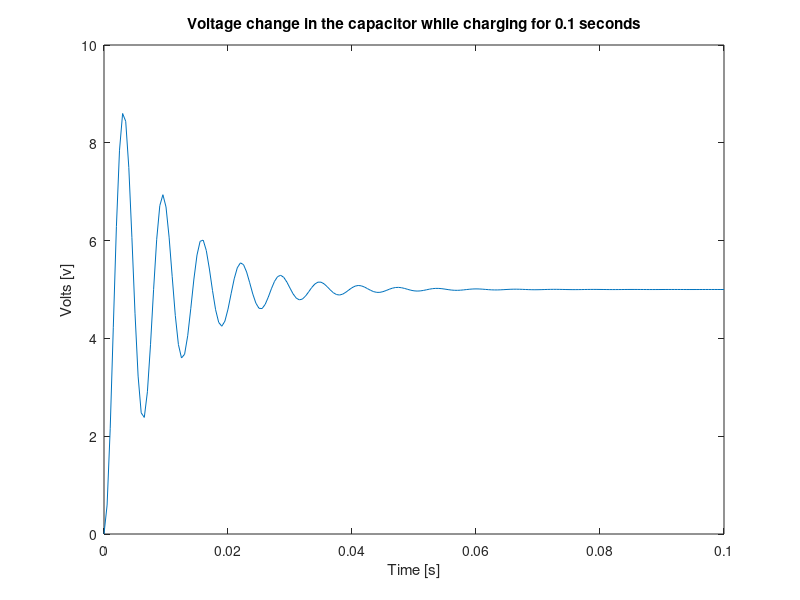
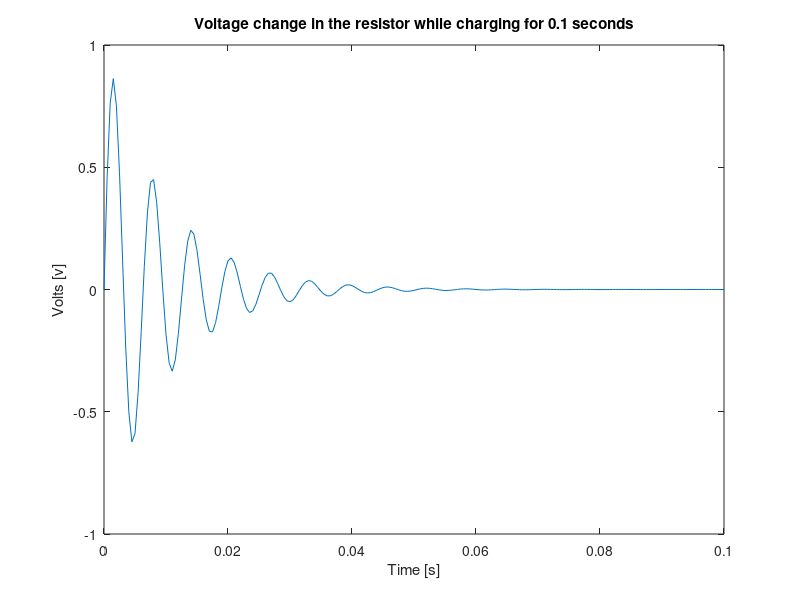
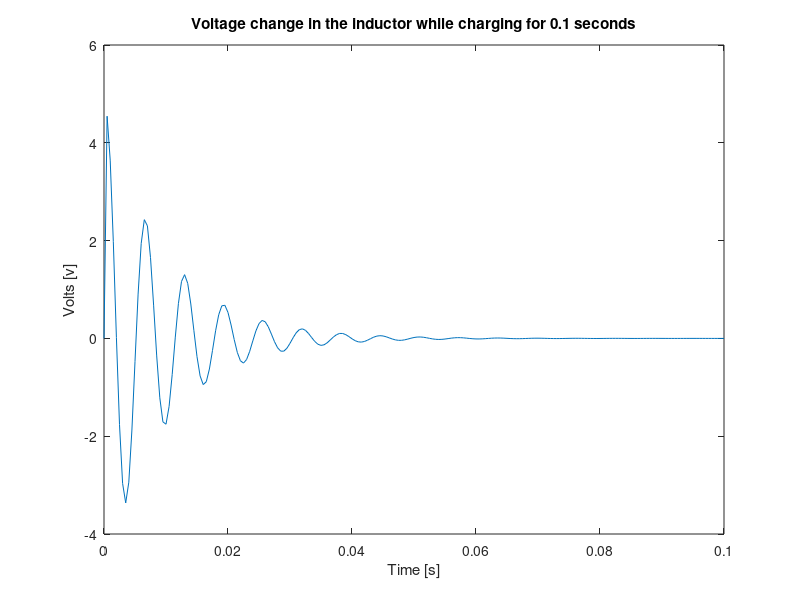
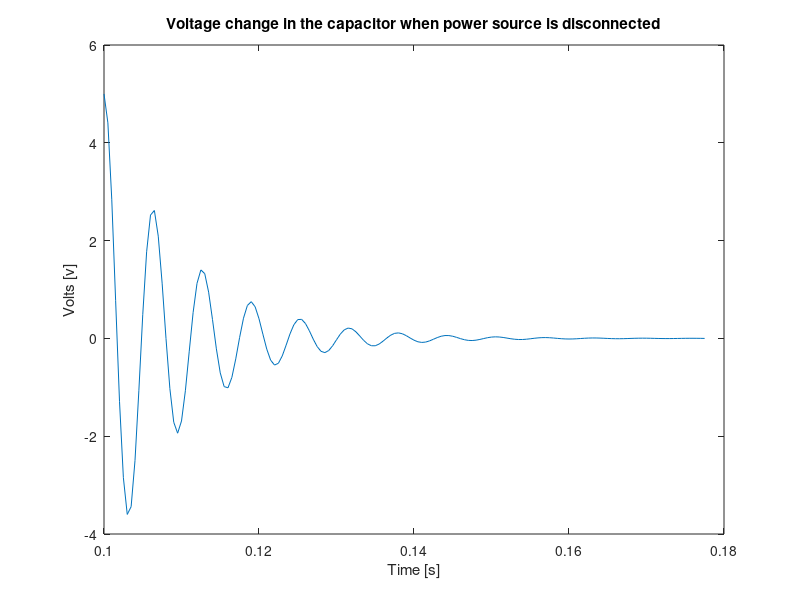

Write the MATLAB code that produced these figures, in order.
close all; clear *; clc;

%%%Problem1: 

%%%CONSTANTS, Provided by professor:
RESISTANCE = 200;
VOLTAGE = 5;
INDUCTANCE = 1; %%% 1H
CAPACITANCE = .000001; %%% C =1?F
INTERVAL = .1;

%%% Form a system of equations
%%% Use first derivative of V "z"
f_xyz = @(x, y, z) z;
g_xyz = @(x, y, z) (VOLTAGE - RESISTANCE * CAPACITANCE * z - y) / CAPACITANCE * INDUCTANCE;
dz = @(Vc, z) VOLTAGE * 10^6 - 10^6 * Vc - 200 * z;

v(1) = 0;
dv(1) = 0;
ddv_c(1) = 0;

h = 0.0005;
t = 0:h:.1;
counter = 1;

for ti = t
    k0 = h * f_xyz(t(counter), v(counter), dv(counter));
    l0 = h * g_xyz(t(counter), v(counter), dv(counter));
    k1 = h * f_xyz(t(counter) + h/2, v(counter) + k0/2, dv(counter) + l0/2);
    l1 = h * g_xyz(t(counter) + h/2, v(counter) + k0/2, dv(counter) + l0/2);
    k2 = h * f_xyz(t(counter) + h/2, v(counter) + k1/2, dv(counter) + l1/2);
    l2 = h * g_xyz(t(counter) + h/2, v(counter) + k1/2, dv(counter) + l1/2);
    k3 = h * f_xyz(t(counter) + h, v(counter) + k2, dv(counter) + l2);
    l3 = h * g_xyz(t(counter) + h, v(counter) + k2, dv(counter) + l2);
    v(counter+1) = v(counter) + (k0 + 2*k1 + 2*k2 + k3)/6;
    dv(counter+1) = dv(counter) + (l0 + 2*l1 + 2* l2 + l3)/6;
    ddv_c(counter+1) = dz(v(counter), dv(counter+1)); 
    
    counter = counter + 1;
end 
v(end) = [];
dv(end) = [];
ddv_c(end) = [];

%%%Plots for problem 3:

%%%Plot for capacitor:
plot(t,v);
title('Voltage change in the capacitor while charging for 0.1 seconds');
ylabel('Volts [v]');
xlabel('Time [s]');

%%% Plot for resistor:
figure;
current = dv.*CAPACITANCE;
Voltage_resistor = current*RESISTANCE;
plot(t,Voltage_resistor);
title('Voltage change in the resistor while charging for 0.1 seconds');
ylabel('Volts [v]');
xlabel('Time [s]');

%%% Plot for inductor:
figure;
Voltage_inductor = ddv_c.*CAPACITANCE.*INDUCTANCE;
plot(t, Voltage_inductor);
title('Voltage change in the inductor while charging for 0.1 seconds');
ylabel('Volts [v]');
xlabel('Time [s]');


%%%Answer to problem 1:
disp('Problem 1: ');
disp(['The voltage at time ' num2str(t(end)) ' was ' num2str(v(end)), ' volts'])


%%% Problem 2:
disp(newline);
disp('Problem 2:')


prevV = v(end);
prevT = t(end);
prevDV = dv(end);
prev_ddv_c = ddv_c(end);
%%% Reset the values of t, v, and dv
t = [];
v = [];
dv = [];
ddv_c = [];

%%% set v and dv initial conditions to previous conditions
%%t = prevT:h:prevT*2;
VOLTAGE = 0; %% source off
f_xyz = @(x, y, z) z;
g_xyz = @(x, y, z) (VOLTAGE - RESISTANCE * CAPACITANCE * z - y) / CAPACITANCE * INDUCTANCE;
dz = @(Vc, z) VOLTAGE * 10^6 - 10^6 * Vc - 200 * z;

ddv_c(1) = prev_ddv_c;
v(1) = prevV;
dv(1) = prevDV;
t = prevT;
counter = 1;
maxIterations = 500;
tolerance = .0001;
while counter < maxIterations
    k0 = h * f_xyz(t(counter), v(counter), dv(counter));
    l0 = h * g_xyz(t(counter), v(counter), dv(counter));
    k1 = h * f_xyz(t(counter) + h/2, v(counter) + k0/2, dv(counter) + l0/2);
    l1 = h * g_xyz(t(counter) + h/2, v(counter) + k0/2, dv(counter) + l0/2);
    k2 = h * f_xyz(t(counter) + h/2, v(counter) + k1/2, dv(counter) + l1/2);
    l2 = h * g_xyz(t(counter) + h/2, v(counter) + k1/2, dv(counter) + l1/2);
    k3 = h * f_xyz(t(counter) + h, v(counter) + k2, dv(counter) + l2);
    l3 = h * g_xyz(t(counter) + h, v(counter) + k2, dv(counter) + l2);
    v(counter+1) = v(counter) + (k0 + 2*k1 + 2*k2 + k3)/6;
    dv(counter+1) = dv(counter) + (l0 + 2*l1 + 2* l2 + l3)/6;
    ddv_c(counter+1) = dz(v(counter), dv(counter+1)); 
        
    t = [t t(end)+h];
    
    if abs(v(end)) < tolerance
        break;
    end
    counter = counter + 1;
end

%%%Plots for problem 3:

%%%Plot for capacitor
figure;
plot(t,v);
xlabel('Time [s]');
ylabel('Volts [v]');
title('Voltage change in the capacitor when power source is disconnected');


%%%Plot for resistor:
figure;
current = dv.*CAPACITANCE;
Voltage_resistor = current*RESISTANCE;
plot(t,Voltage_resistor);
title('Voltage change in the resistor when power source is disconnected');
ylabel('Volts [v]');
xlabel('Time [s]');

%%% Plot for inductor:
figure;
Voltage_inductor = ddv_c.*CAPACITANCE.*INDUCTANCE;
plot(t, Voltage_inductor);
title('Voltage change in the inductor when power source is disconnected');
ylabel('Volts [v]');
xlabel('Time [s]');

%%%Answer to problem 2:
disp(['Starting at time ' num2str(t(1)) 's it took ' num2str(t(end)-t(1)) ' seconds to discharge the capacitor.']) 
disp(['The above mentioned value is with a tolerance for zero of ' num2str(tolerance)])

%%% Problem 3:
disp(newline);
disp('Problem 3:');
disp('See graphs.');


%%% Problem 4:
disp(newline);
disp('Problem 4:');


%%% Problem 5:
disp(newline);
disp('Problem 5:');

%%% Problem 6:
disp(newline);
disp('Problem 6:');
